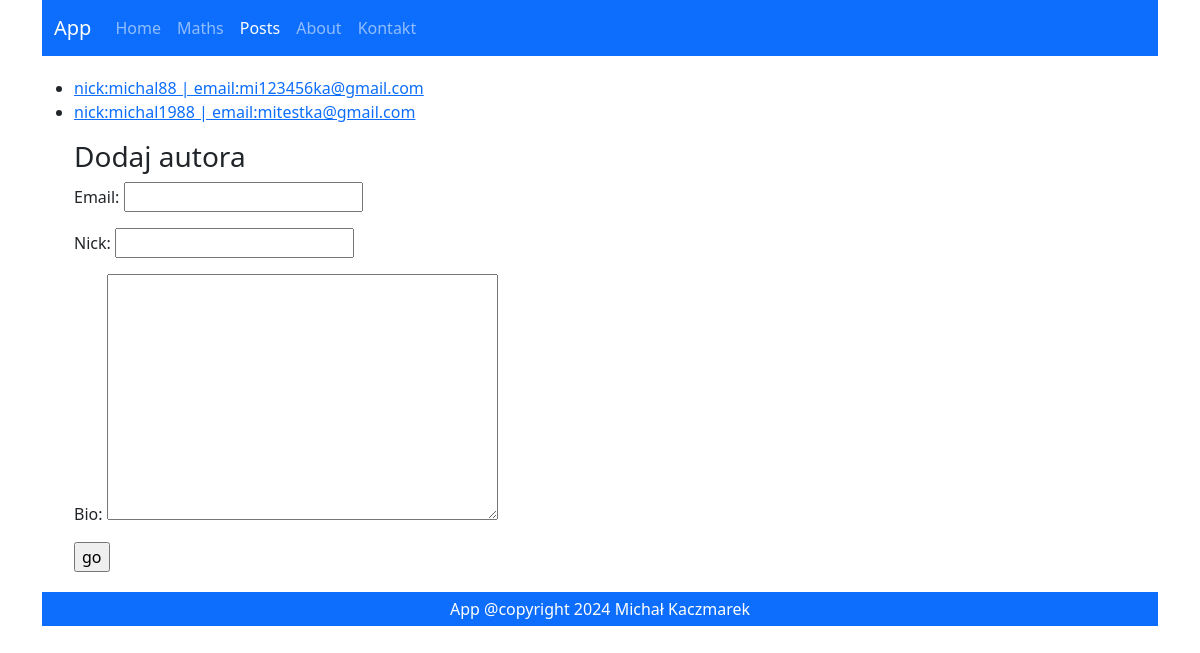
/posts/authors/list/, run on an earlier commit of the app's database.
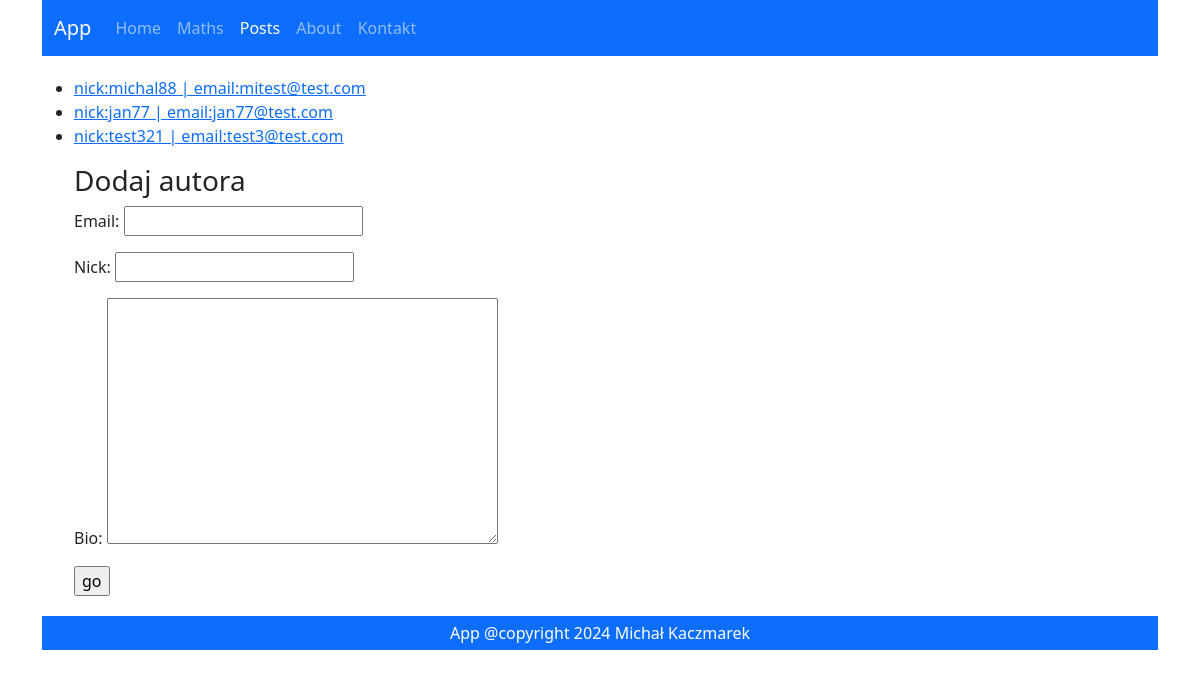
And on a later commit of the database.
### posts/models.py (models this page shows)
class Author(models.Model):
    nick = models.CharField(max_length=20)
    email = models.EmailField()
    bio = models.TextField(null=True, blank=True)
    def __str__(self):
        return f"nick:{self.nick} | email:{self.email}"

### posts/views.py (the view, shortened to what this page needs)
# urls.py: path('authors/list/', authors_list, name="authors_list"),
def authors_list(request):
    form_author = AuthorForm()
    authors = Author.objects.all()
    return render(
        request=request,
        template_name="authors/list.html",
        context={
            "authors": authors,
            "form_author": form_author
        }
    )

### posts/forms.py (shortened to what this page needs)
class AuthorForm(forms.ModelForm):
    field_order = ['email', 'nick', 'bio']
    class Meta:
        model = Author
        fields = "__all__"

### posts/templates/authors/list.html (shortened to what this page needs)
{% extends 'main.html' %}
{% block content %}
  <ul>
    {% for a in authors %}
      <li>
        <a href="{% url 'posts:authors_details' a.id %}">{{ a }}</a>
      </li>
    {% endfor %}
  </ul>
  <h3>Dodaj autora</h3>
  <form method="post">
    {{ form_author.as_p }}
    <input type="submit" value="go" />
  </form>
{% endblock %}

### templates/main.html (shortened to what this page needs)
{% load django_bootstrap5 %}
<!DOCTYPE html>
<html lang="en">
  <head>
    {% load static %}
    <link rel="stylesheet" type="text/css" href="{% static 'maths/css/style.css' %}" />
    {% bootstrap_css %}
  </head>
  <body>
    <div class="container">
      <div id="content">
        <div id="header">
          <nav class="navbar navbar-expand-md navbar-dark bg-primary" id="navigation">
            <div class="container-fluid">
              <a class="navbar-brand abs" href="/">App</a>
              <div class="navbar-collapse collapse" id="collapseNavbar">
                <ul class="navbar-nav">
                  <li class="nav-item">
                    <a class="nav-link" href={% url "greetings:welcome" %}>Home</a>
                  </li>
                  <li class="nav-item">
                    <a class="nav-link" href={% url "maths:list" %}>Maths</a>
                  </li>
                  <li class="nav-item">
                    <a class="nav-link" href={% url "posts:list" %}>Posts</a>
                  </li>
                  <li class="nav-item">
                    <a class="nav-link" href={% url "greetings:about" %}>About</a>
                  </li>
                  <li class="nav-item">
                    <a class="nav-link" href={% url "greetings:contact" %}>Kontakt</a>
                  </li>
                </ul>
              </div>
            </div>
          </nav>
        </div>
        <div class="container">
          <div id="inner-content" style="padding: 20px;">
            <div class="row">
              {% block content %}{% endblock %}
            </div>
          </div>
        </div>
      </div>
      <footer style="text-align: center; padding: 5px; color: white;" class="bg-primary footer">App @copyright 2024 Michał Kaczmarek </footer>
    </div>
  </body>
</html>

### maths/static/maths/css/style.css (style rules this page uses)
div#header { color: darkgrey; }

What changed in the data, as far as the page shows it:
removed Author: nick+email "nick:michal88 | email:mi123456ka@gmail.com"
removed Author: nick+email "nick:michal1988 | email:mitestka@gmail.com"
added Author: nick+email "nick:michal88 | email:mitest@test.com"
added Author: nick+email "nick:jan77 | email:jan77@test.com"
added Author: nick+email "nick:test321 | email:test3@test.com"
